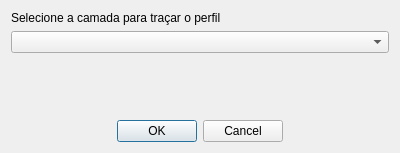
<?xml version="1.0" encoding="UTF-8"?>
<ui version="4.0">
 <class>LayerSelector</class>
 <widget class="QDialog" name="LayerSelector">
  <property name="geometry">
   <rect>
    <x>0</x>
    <y>0</y>
    <width>400</width>
    <height>153</height>
   </rect>
  </property>
  <property name="windowTitle">
   <string>Selecionar camada</string>
  </property>
  <layout class="QVBoxLayout" name="verticalLayout">
   <item>
    <widget class="QLabel" name="label">
     <property name="text">
      <string>Selecione a camada para traçar o perfil</string>
     </property>
    </widget>
   </item>
   <item>
    <widget class="QgsMapLayerComboBox" name="layerCombo">
    </widget>
   </item>
   <item>
    <spacer name="verticalSpacer">
     <property name="orientation">
      <enum>Qt::Vertical</enum>
     </property>
     <property name="sizeHint" stdset="0">
      <size>
       <width>20</width>
       <height>40</height>
      </size>
     </property>
    </spacer>
   </item>
   <item>
    <widget class="QDialogButtonBox" name="buttonBox">
     <property name="orientation">
      <enum>Qt::Horizontal</enum>
     </property>
     <property name="standardButtons">
      <set>QDialogButtonBox::Cancel|QDialogButtonBox::Ok</set>
     </property>
     <property name="centerButtons">
      <bool>true</bool>
     </property>
    </widget>
   </item>
  </layout>
 </widget>
 <customwidgets>
  <customwidget>
   <class>QgsMapLayerComboBox</class>
   <extends>QComboBox</extends>
   <header>qgsmaplayercombobox.h</header>
  </customwidget>
  <customwidget>
   <class>QgsMapLayerProxyModel</class>
   <header>qgsmaplayerproxymodel.h</header>
  </customwidget>
 </customwidgets>
 <resources/>
 <connections>
  <connection>
   <sender>buttonBox</sender>
   <signal>accepted()</signal>
   <receiver>LayerSelector</receiver>
   <slot>accept()</slot>
   <hints>
    <hint type="sourcelabel">
     <x>248</x>
     <y>254</y>
    </hint>
    <hint type="destinationlabel">
     <x>157</x>
     <y>274</y>
    </hint>
   </hints>
  </connection>
  <connection>
   <sender>buttonBox</sender>
   <signal>rejected()</signal>
   <receiver>LayerSelector</receiver>
   <slot>reject()</slot>
   <hints>
    <hint type="sourcelabel">
     <x>316</x>
     <y>260</y>
    </hint>
    <hint type="destinationlabel">
     <x>286</x>
     <y>274</y>
    </hint>
   </hints>
  </connection>
 </connections>
</ui>
